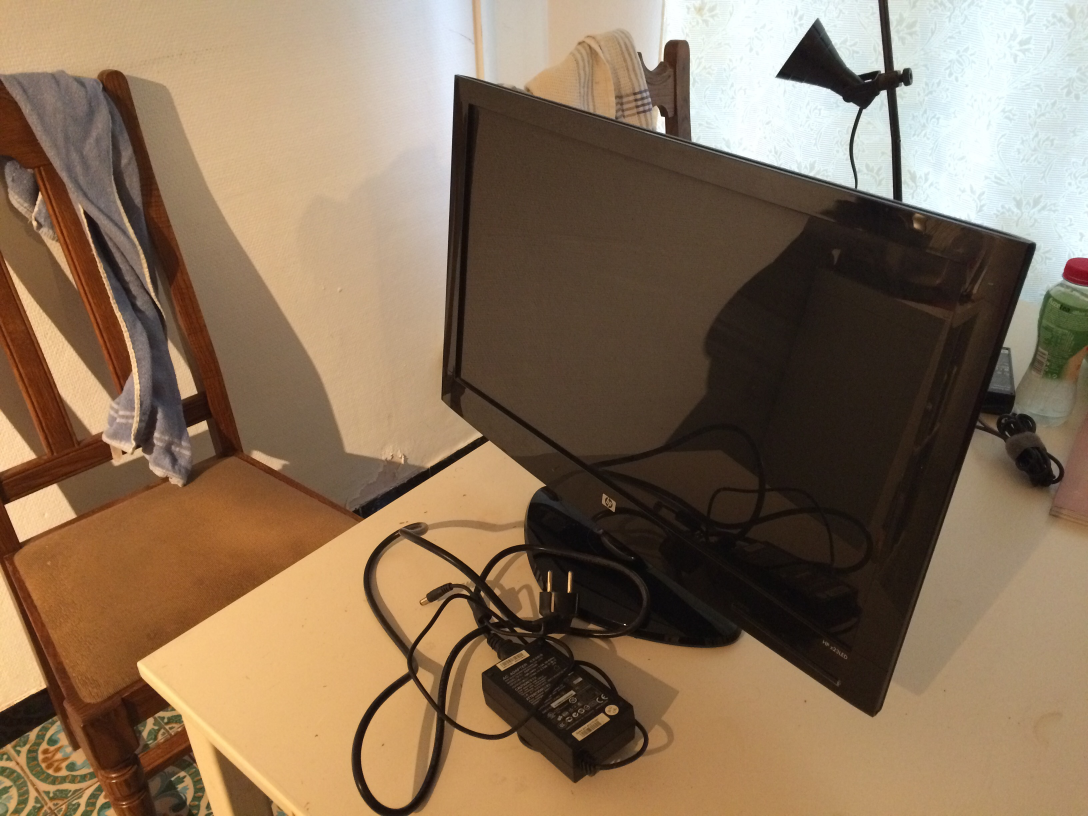
#> input picture maketx/IMG_0215.jpg, 3264 x 2448 px, found by its file name (shown at 1/3 size)
$ python DownsizeRCExport.py ../maketx
#> lines starting #> are read from the running program, lines starting #| are printed output that depends on the picture
# DownsizeRCExport.py
#
# This script goes through images in a folder
# and downscales them to 20% of the original image size
# And overwrites the original file in the same location
# To repeat for clarity:
# THIS WILL OVERWRITE THE ORIGINAL FILE
#
# Usage:
# python DownsizeRCExport.py "<FOLDER>"
# Dependencies: os, sys, Pillow

import os
import sys
import PIL.Image

# Parse commandline argument
try:
	InputDirectory = sys.argv[1]
	assert InputDirectory
except:
	print("Please specify an input folder")
	sys.exit(1)


AcceptedFiles = '.jpg', '.jpeg', '.png'

for item in os.listdir(InputDirectory):
	if item.endswith(AcceptedFiles):
		# Load image with Pillow
		OpenedImage = PIL.Image.open(InputDirectory + "\\" + item)
#> OpenedImage is the input picture: PIL image 3264x2448 RGB; mean R, G, B 135.8, 112.9, 88.9

		# Set variables
		OpenedImageWidth, OpenedImageHeight = OpenedImage.size
#> OpenedImageWidth = 3264; OpenedImageHeight = 2448
		OpenedImageFilename, OpenedImageFileExtension = os.path.splitext(InputDirectory + "\\" + item)

		# Resize the image to 20% original size
		OpenedImage.thumbnail([OpenedImageWidth/5, OpenedImageHeight/5])
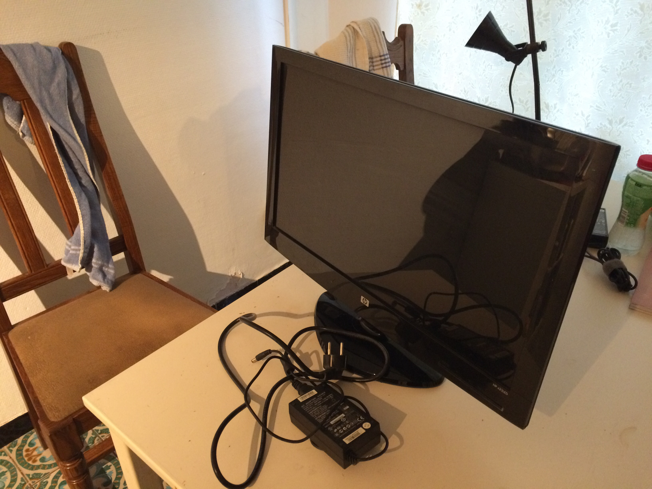
#> OpenedImage: PIL image 652x489 RGB; mean R, G, B 135.9, 113.1, 89

		# If image is png, save it with optimisation to push the size down further
		if OpenedImageFileExtension == '.png':
			OpenedImage.save(OpenedImageFilename + OpenedImageFileExtension, 'png', optimize=True)

		# If image is jpg/jpeg, save it as is
		elif OpenedImageFileExtension == '.jpeg' or OpenedImageFileExtension == '.jpg':
			OpenedImage.save(OpenedImageFilename + OpenedImageFileExtension)
		# Error catching
		else:
			print("Not .png or .jpeg")

		# Close the image, clear it from the buffer and return a success message
		OpenedImage.close()
		print(item + " has been downsized!")

	# Error catching
	else:
		print("Not an image!")
#> pass 2 of the loop `for item in os.listdir(InputDirectory):`:
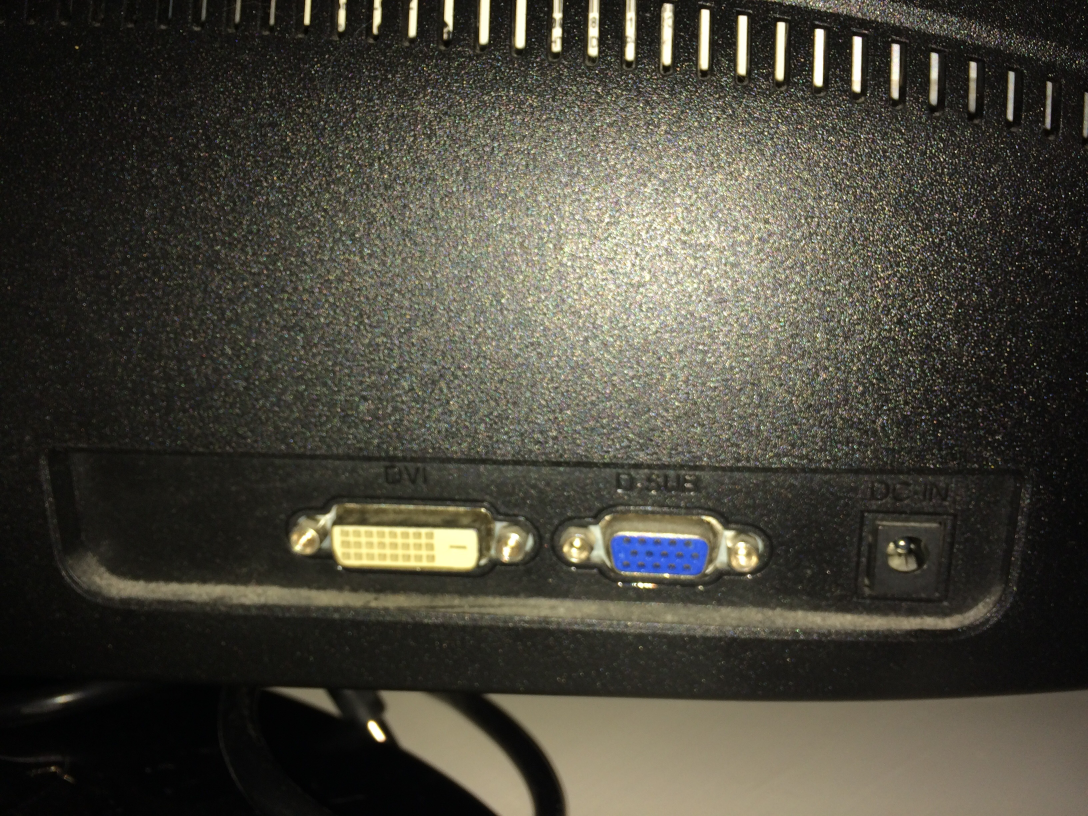
#> input picture maketx/IMG_0220.jpg, 3264 x 2448 px, found by its file name (shown at 1/3 size)
#> OpenedImage is the input picture: PIL image 3264x2448 RGB; mean R, G, B 72.7, 70.2, 59.5
#> `OpenedImage.thumbnail([OpenedImageWidth/5, OpenedImageHeight/5])`:
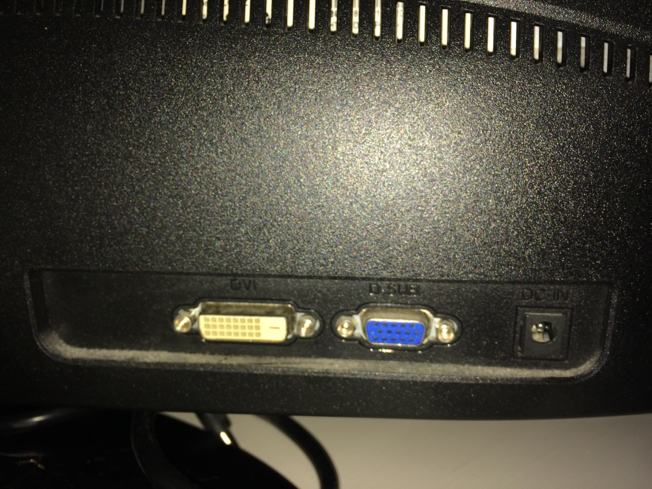
#> OpenedImage: PIL image 652x489 RGB; mean R, G, B 72.8, 70.3, 59.7

# Print message the job is finished once the "for loop" is finished
print(" ")
print("All files in " + InputDirectory + " have been downsized")
